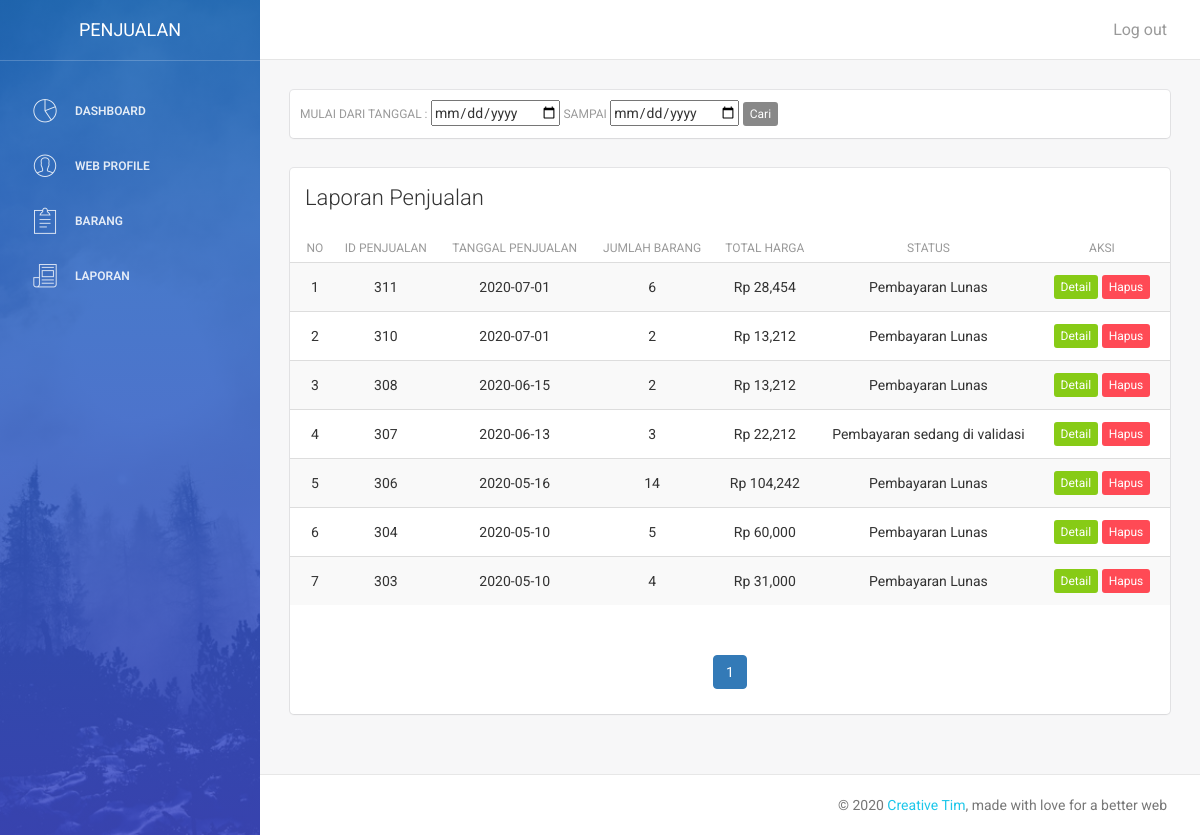
/admin/laporan/index.php (signed in), run on the app's committed database.
### tables this page shows
CREATE TABLE `penjualan` (
  `id_penjualan` int(11) NOT NULL,
  `email` varchar(256) NOT NULL,
  `tanggal_jual` varchar(128) NOT NULL,
  `jam` varchar(128) NOT NULL,
  `status` tinyint(1) NOT NULL
);

### function/helper.php (called while the page is built, shortened)
<?php
	function checkStatus($status)
	{
		if($status == '1'){
			return 'Menunggu Pembayaran';
		}else if($status == '2'){
			return 'Pembayaran sedang di validasi';
		}else if($status == '3'){
			return 'Pembayaran Lunas';
		}else{
			return 'Pembayaran ditolak';
		}
	}

### admin/laporan/index.php (the view, shortened to what this page needs)
<?php
   require_once "../templates/header.php";
   require_once "../templates/sidebar.php";
   require_once "../templates/topbar.php";
   require_once "../../function/helper.php";
 ?>
<div class="content">
   <div class="container-fluid">
       <div class="row">
           <div class="col-md-12">
               <div class="card" style="padding: 10px;">
                 <div class="row">
                   <div class="col-md-8">
                     <form action="" method="get">
                       <label>Mulai dari tanggal : </label>
                       <input type="date" name="dari" required="">
                       <label> Sampai </label>
                       <input type="date" name="sampai" required="">
                       <button type="submit" class="btn btn-xs btn-secondary btn-fill">Cari</button>
                     </form>
                   </div>
                   <div class="col-md-4 text-right">
                   </div>
                 </div>
               </div>
               <div class="card">
                   <div class="header">
                       <div class="row">
                         <div class="col-md-4">
                           <h4 class="title">Laporan Penjualan</h4>
                         </div>
                       </div>
                   </div>
                   <div class="content table-responsive table-full-width">
                       <table class="table table-hover table-striped">
                           <thead>
                             <th class="text-center">No</th>
                             <th class="text-center">ID Penjualan</th>
														<th class="text-center">Tanggal Penjualan</th>
														<th class="text-center">Jumlah Barang</th>
														<th class="text-center">Total Harga</th>
														<th class="text-center">Status</th>
														<th class="text-center">Aksi</th>
                           </thead>
                           <tbody>
                           		<?php
                                 $halaman = 10;
                                 $page = isset($_GET["halaman"]) ? (int)$_GET["halaman"] : 1;
                                 $mulai = ($page>1) ? ($page * $halaman) - $halaman : 0;
                                 $result_halaman = mysqli_query($koneksi, "SELECT * FROM penjualan");
                                 $total = mysqli_num_rows($result_halaman);
                                 $pages = ceil($total/$halaman);
                                 if(isset($_GET['dari']) && isset($_GET['sampai'])){
                                   $dari = $_GET['dari'];
                                   $sampai = $_GET['sampai'];
                                   $query = "SELECT * FROM penjualan WHERE tanggal_jual BETWEEN '$dari' AND '$sampai'";
                                 }else{
                                  $query = "SELECT * FROM penjualan ORDER BY id_penjualan DESC LIMIT $mulai, $halaman";
                                 }
                                 $result = mysqli_query($koneksi, $query);
                           		?>
                               <?php
                                 $no = 1;
                               	while($row =mysqli_fetch_assoc($result)) :
															  $queryDetail = "SELECT id_penjualan, SUM(jumlah) AS jumlah_barang, SUM(jumlah * harga) AS harga_barang FROM detail_penjualan WHERE id_penjualan = '$row[id_penjualan]'";
                                 $detail = mysqli_query($koneksi, $queryDetail);
                                 $jumlahBarang = 0;
                                 $totalHarga = 0;
                                 $harga = 0;
                                 while($rowDetail = mysqli_fetch_assoc($detail))
                                 {
                                     $jumlahBarang += $rowDetail['jumlah_barang'];
                                     $harga += $rowDetail['harga_barang'];
                                     $totalHarga += $harga;
                                 }
                               ?>
                                 <tr>
                                     <td class="text-center"><?= $no; ?></td>
                                     <td class="text-center"><?= $row['id_penjualan']; ?></td>
                                     <td class="text-center"><?= $row['tanggal_jual']; ?></td>
                                     <td class="text-center"><?= $jumlahBarang; ?></td>
                                     <td class="text-center"><?= 'Rp '.number_format($totalHarga); ?></td>
                                     <td class="text-center"><?= checkStatus($row['status']); ?></td>
                                     <td class="text-center">
                                         <a href="detail.php?id=<?= $row['id_penjualan']; ?>" class="btn btn-success btn-xs btn-fill">Detail</a>
                                         <a onclick="return confirm('Apa anda yakin?')" href="hapus.php?id=<?= $row['id_penjualan']; ?>" class="btn btn-danger btn-xs btn-fill">Hapus</a>
                                     </td>
                                   </tr>
                               <?php
                                 $no++;
                                 endwhile;
                             ?>
                           </tbody>
                       </table>
                   </div>
                   <nav aria-label="Page navigation" class="text-center">
                     <ul class="pagination">
                       <?php for ($i=1; $i<=$pages; $i++) : ?>
                         <?php if($page == $i) : ?>
                           <li class="active"><a class="page-link" href="?halaman=<?= $i; ?>"><?= $i; ?></a></li>
                         <?php else : ?>
                           <li><a href="?halaman=<?= $i; ?>"><?= $i; ?></a></li>
                         <?php endif; ?>
                       <?php endfor; ?>
                     </ul>
                   </nav>
               </div>
           </div>
       </div>
   </div>
</div>
<?php require_once "../templates/footer.php"; ?>

### data on the page
penjualan: id_penjualan "311", tanggal_jual "2020-07-01", jumlahBarang "6", totalHarga "28,454", status "Pembayaran Lunas"
penjualan: id_penjualan "310", tanggal_jual "2020-07-01", jumlahBarang "2", totalHarga "13,212", status "Pembayaran Lunas"
penjualan: id_penjualan "308", tanggal_jual "2020-06-15", jumlahBarang "2", totalHarga "13,212", status "Pembayaran Lunas"
penjualan: id_penjualan "307", tanggal_jual "2020-06-13", jumlahBarang "3", totalHarga "22,212", status "Pembayaran sedang di validasi"
penjualan: id_penjualan "306", tanggal_jual "2020-05-16", jumlahBarang "14", totalHarga "104,242", status "Pembayaran Lunas"
penjualan: id_penjualan "304", tanggal_jual "2020-05-10", jumlahBarang "5", totalHarga "60,000", status "Pembayaran Lunas"
penjualan: id_penjualan "303", tanggal_jual "2020-05-10", jumlahBarang "4", totalHarga "31,000", status "Pembayaran Lunas"
